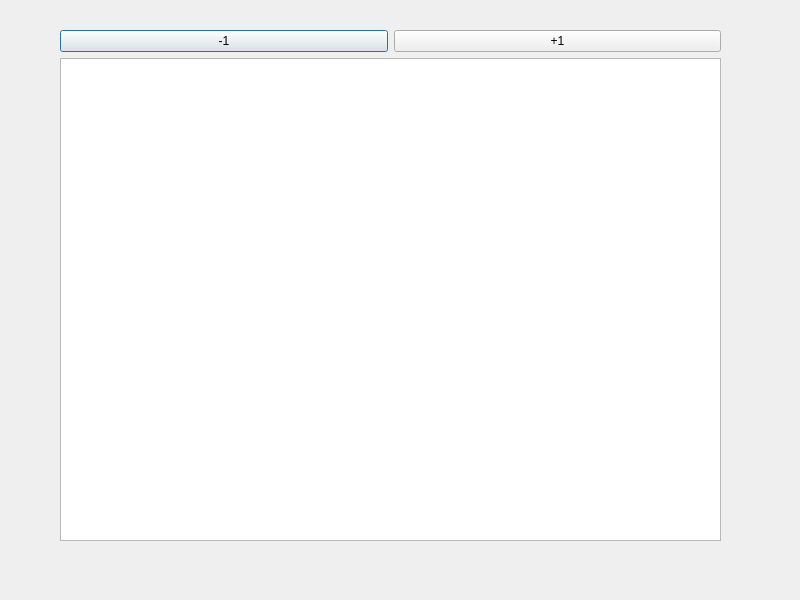
<?xml version="1.0" encoding="UTF-8"?>
<ui version="4.0">
 <class>Dialog</class>
 <widget class="QDialog" name="Dialog">
  <property name="geometry">
   <rect>
    <x>0</x>
    <y>0</y>
    <width>800</width>
    <height>600</height>
   </rect>
  </property>
  <property name="windowTitle">
   <string>Dialog</string>
  </property>
  <widget class="QWidget" name="">
   <property name="geometry">
    <rect>
     <x>60</x>
     <y>30</y>
     <width>661</width>
     <height>511</height>
    </rect>
   </property>
   <layout class="QVBoxLayout" name="verticalLayout">
    <item>
     <layout class="QHBoxLayout" name="horizontalLayout">
      <item>
       <widget class="QPushButton" name="pushButton">
        <property name="text">
         <string>-1</string>
        </property>
       </widget>
      </item>
      <item>
       <widget class="QPushButton" name="pushButton_2">
        <property name="text">
         <string>+1</string>
        </property>
       </widget>
      </item>
     </layout>
    </item>
    <item>
     <widget class="QGraphicsView" name="graphicsView"/>
    </item>
   </layout>
  </widget>
 </widget>
 <resources/>
 <connections/>
</ui>
